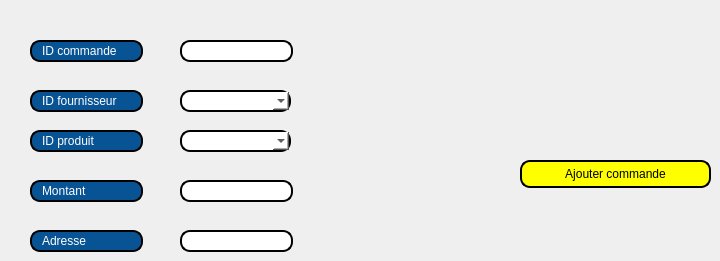
      <widget class="QWidget" name="tab_7">
       <attribute name="title">
        <string>ajouter commande</string>
       </attribute>
       <widget class="QLineEdit" name="lineEdit_10">
        <property name="geometry">
         <rect>
          <x>30</x>
          <y>40</y>
          <width>113</width>
          <height>22</height>
         </rect>
        </property>
        <property name="styleSheet">
         <string notr="true">border: 2px solid black;
font:8pt &quot;MS Shell Dlg 2&quot; ;
border-radius: 10px;
padding: 0 8px;
color:rgb(255, 255, 255);
background: #085394;
selection-background-color: gray;</string>
        </property>
        <property name="text">
         <string>ID commande</string>
        </property>
       </widget>
       <widget class="QLineEdit" name="lineEdit_12">
        <property name="geometry">
         <rect>
          <x>30</x>
          <y>90</y>
          <width>113</width>
          <height>22</height>
         </rect>
        </property>
        <property name="styleSheet">
         <string notr="true">border: 2px solid black;
font:8pt &quot;MS Shell Dlg 2&quot; ;
border-radius: 10px;
padding: 0 8px;
color:rgb(255, 255, 255);
background: #085394;
selection-background-color: gray;</string>
        </property>
        <property name="text">
         <string>ID fournisseur</string>
        </property>
       </widget>
       <widget class="QLineEdit" name="lineEdit_14">
        <property name="geometry">
         <rect>
          <x>30</x>
          <y>130</y>
          <width>113</width>
          <height>22</height>
         </rect>
        </property>
        <property name="styleSheet">
         <string notr="true">border: 2px solid black;
font:8pt &quot;MS Shell Dlg 2&quot; ;
border-radius: 10px;
padding: 0 8px;
color:rgb(255, 255, 255);
background: #085394;
selection-background-color: gray;</string>
        </property>
        <property name="text">
         <string>ID produit</string>
        </property>
       </widget>
       <widget class="QLineEdit" name="lineEdit_16">
        <property name="geometry">
         <rect>
          <x>30</x>
          <y>180</y>
          <width>113</width>
          <height>22</height>
         </rect>
        </property>
        <property name="styleSheet">
         <string notr="true">border: 2px solid black;
font:8pt &quot;MS Shell Dlg 2&quot; ;
border-radius: 10px;
padding: 0 8px;
color:rgb(255, 255, 255);
background: #085394;
selection-background-color: gray;</string>
        </property>
        <property name="text">
         <string>Montant</string>
        </property>
       </widget>
       <widget class="QLineEdit" name="lineEdit_21">
        <property name="geometry">
         <rect>
          <x>30</x>
          <y>230</y>
          <width>113</width>
          <height>22</height>
         </rect>
        </property>
        <property name="styleSheet">
         <string notr="true">border: 2px solid black;
font:8pt &quot;MS Shell Dlg 2&quot; ;
border-radius: 10px;
padding: 0 8px;
color:rgb(255, 255, 255);
background: #085394;
selection-background-color: gray;</string>
        </property>
        <property name="text">
         <string>Adresse</string>
        </property>
       </widget>
       <widget class="QLineEdit" name="lineEdit_idc">
        <property name="geometry">
         <rect>
          <x>180</x>
          <y>40</y>
          <width>113</width>
          <height>22</height>
         </rect>
        </property>
        <property name="styleSheet">
         <string notr="true">border: 2px solid black;
font:8pt &quot;MS Shell Dlg 2&quot; ;
border-radius: 10px;
padding: 0 8px;
color:black;
background: white;
selection-background-color: gray;</string>
        </property>
       </widget>
       <widget class="QLineEdit" name="lineEdit_montant">
        <property name="geometry">
         <rect>
          <x>180</x>
          <y>180</y>
          <width>113</width>
          <height>22</height>
         </rect>
        </property>
        <property name="styleSheet">
         <string notr="true">border: 2px solid black;
font:8pt &quot;MS Shell Dlg 2&quot; ;
border-radius: 10px;
padding: 0 8px;
color:black;
background: white;
selection-background-color: gray;</string>
        </property>
       </widget>
       <widget class="QLineEdit" name="lineEdit_adresseC">
        <property name="geometry">
         <rect>
          <x>180</x>
          <y>230</y>
          <width>113</width>
          <height>22</height>
         </rect>
        </property>
        <property name="styleSheet">
         <string notr="true">border: 2px solid black;
font:8pt &quot;MS Shell Dlg 2&quot; ;
border-radius: 10px;
padding: 0 8px;
color:black;
background: white;
selection-background-color: gray;</string>
        </property>
       </widget>
       <widget class="QComboBox" name="fournisseur">
        <property name="geometry">
         <rect>
          <x>180</x>
          <y>90</y>
          <width>111</width>
          <height>22</height>
         </rect>
        </property>
        <property name="styleSheet">
         <string notr="true">border: 2px solid black;
font:8pt &quot;MS Shell Dlg 2&quot; ;
border-radius: 10px;
padding: 0 8px;
color:black;
background: white;
selection-background-color: gray;</string>
        </property>
       </widget>
       <widget class="QComboBox" name="produit">
        <property name="geometry">
         <rect>
          <x>180</x>
          <y>130</y>
          <width>111</width>
          <height>22</height>
         </rect>
        </property>
        <property name="styleSheet">
         <string notr="true">border: 2px solid black;
font:8pt &quot;MS Shell Dlg 2&quot; ;
border-radius: 10px;
padding: 0 8px;
color:black;
background: white;
selection-background-color: gray;</string>
        </property>
       </widget>
       <widget class="QPushButton" name="ajout_commande">
        <property name="geometry">
         <rect>
          <x>520</x>
          <y>160</y>
          <width>191</width>
          <height>28</height>
         </rect>
        </property>
        <property name="styleSheet">
         <string notr="true">border: 2px solid black;
font:8pt &quot;MS Shell Dlg 2&quot; ;
border-radius: 10px;
padding: 0 8px;
color:black;
background: yellow;
selection-background-color: gray;</string>
        </property>
        <property name="text">
         <string>Ajouter commande</string>
        </property>
       </widget>
      </widget>
